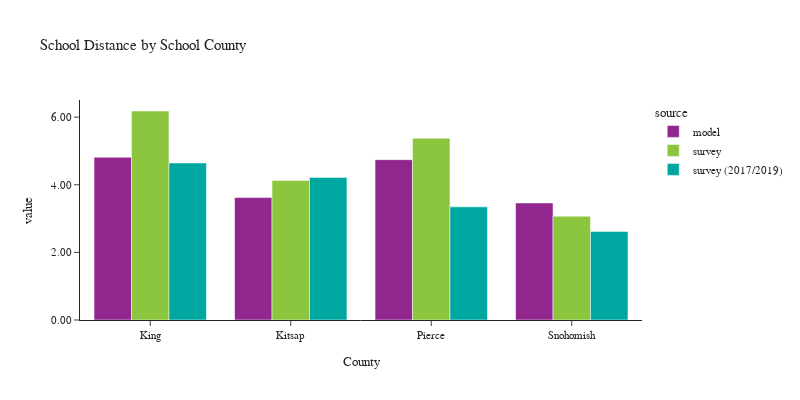

Here is the notebook cell this chart was saved with:
### Code cell
plot_school_location(df_students, 'CountyName_school', 'School County', 'County')

### Figure 1 — Plotly figure (JSON) as saved in the notebook; plotly's stock layout.template omitted (floating-point values rounded to 4 significant figures)
{"data": [{"alignmentgroup": "True", "customdata": [[53170], [5467], [21984], [16430]], "hovertemplate": "source=model<br>CountyName_school=%{x}<br>value=%{y}<br>sample count=%{customdata[0]}<extra></extra>", "legendgroup": "model", "marker": {"color": "#91268F", "pattern": {"shape": ""}}, "name": "model", "offsetgroup": "model", "orientation": "v", "showlegend": true, "textposition": "auto", "type": "bar", "x": ["King", "Kitsap", "Pierce", "Snohomish"], "xaxis": "x", "y": [4.815, 3.62, 4.743, 3.461], "yaxis": "y"}, {"alignmentgroup": "True", "customdata": [[646], [48], [107], [118]], "hovertemplate": "source=survey<br>CountyName_school=%{x}<br>value=%{y}<br>sample count=%{customdata[0]}<extra></extra>", "legendgroup": "survey", "marker": {"color": "#8CC63E", "pattern": {"shape": ""}}, "name": "survey", "offsetgroup": "survey", "orientation": "v", "showlegend": true, "textposition": "auto", "type": "bar", "x": ["King", "Kitsap", "Pierce", "Snohomish"], "xaxis": "x", "y": [6.182, 4.125, 5.375, 3.07], "yaxis": "y"}, {"alignmentgroup": "True", "customdata": [[374], [18], [33], [26]], "hovertemplate": "source=survey (2017/2019)<br>CountyName_school=%{x}<br>value=%{y}<br>sample count=%{customdata[0]}<extra></extra>", "legendgroup": "survey (2017/2019)", "marker": {"color": "#00A7A0", "pattern": {"shape": ""}}, "name": "survey (2017/2019)", "offsetgroup": "survey (2017/2019)", "orientation": "v", "showlegend": true, "textposition": "auto", "type": "bar", "x": ["King", "Kitsap", "Pierce", "Snohomish"], "xaxis": "x", "y": [4.645, 4.219, 3.347, 2.62], "yaxis": "y"}], "layout": {"barmode": "group", "font": {"size": 11}, "height": 400, "legend": {"title": {"text": "source"}, "tracegroupgap": 0}, "title": {"text": "School Distance by School County"}, "width": 800, "xaxis": {"anchor": "y", "domain": [0.0, 1.0], "title": {"text": "County"}}, "yaxis": {"anchor": "x", "domain": [0.0, 1.0], "tickformat": ".2f", "title": {"text": "value"}}}}
